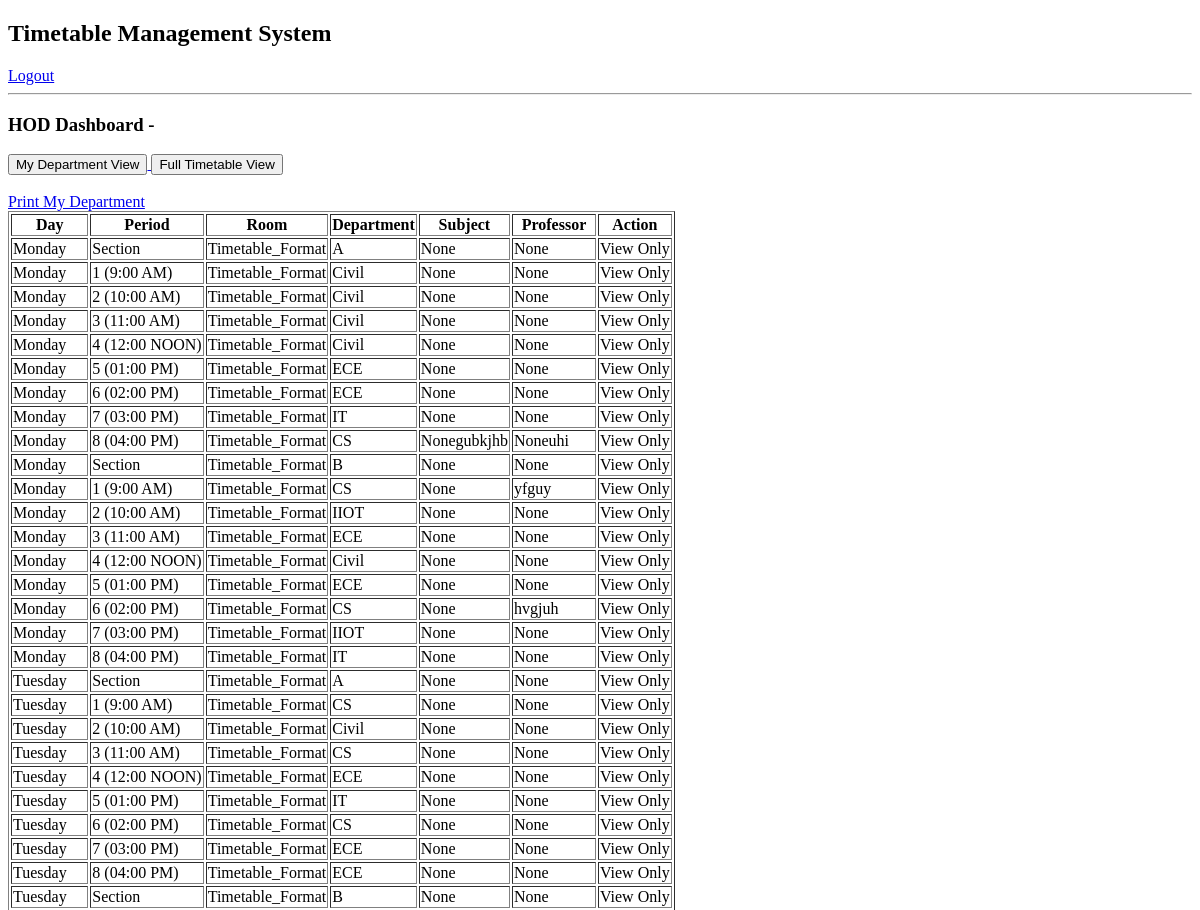
Before: /hod (signed in, upper part) with the older database file.
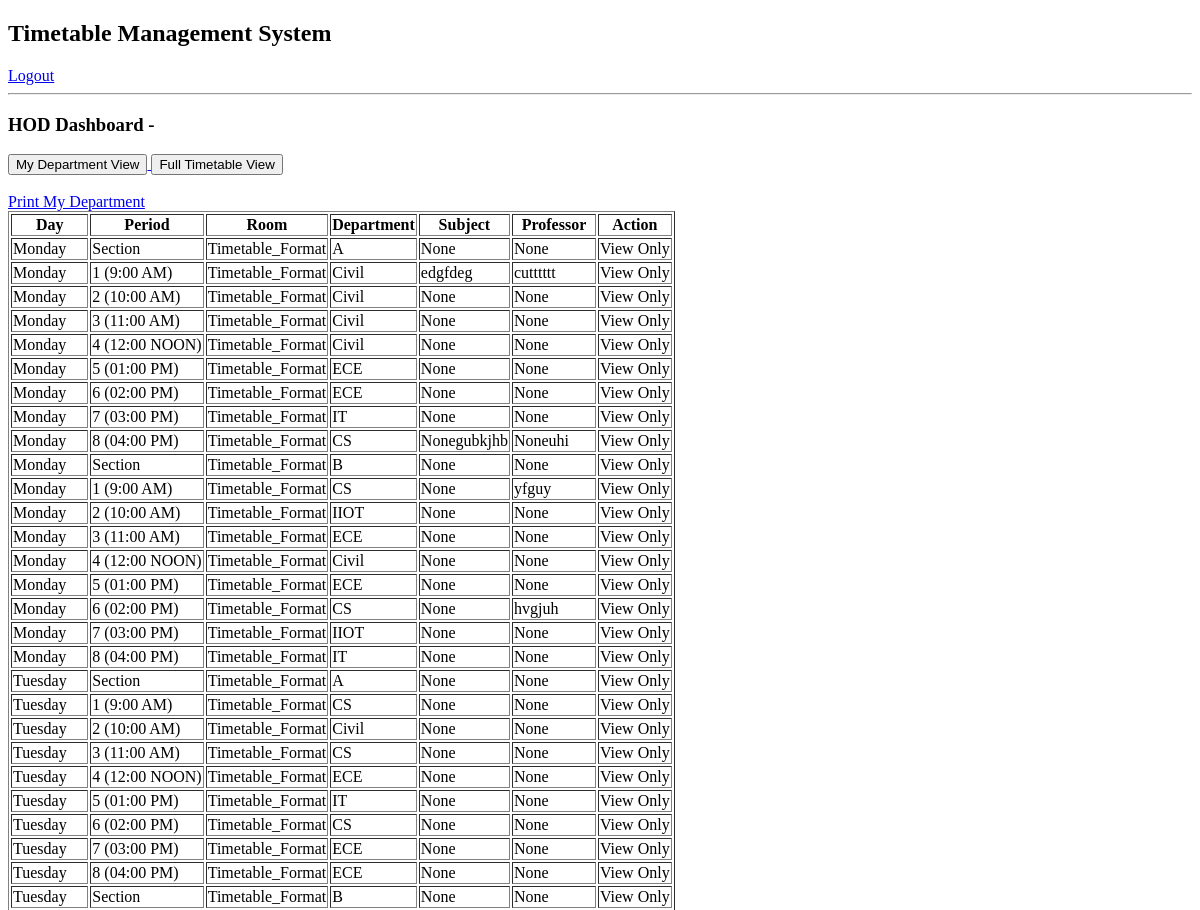
After: the same page with the newer database file.
### app.py (models this page shows)
class Timetable(db.Model):
    id = db.Column(db.Integer, primary_key=True)
    day = db.Column(db.String(20))
    period = db.Column(db.String(20))
    room = db.Column(db.String(50))
    department = db.Column(db.String(50))
    subject = db.Column(db.String(100))
    professor = db.Column(db.String(100))

### app.py (the view)
@app.route('/hod')
@login_required
def hod_dashboard():
    view = request.args.get("view", "full")
    if view == "own":
        entries = Timetable.query.filter_by(
            department=current_user.department
        ).all()
    else:
        entries = Timetable.query.all()
    return render_template(
        'hod_dashboard.html',
        entries=entries,
        view=view
    )

### app.py (called while the page is built)
@login_manager.user_loader
def load_user(user_id):
    return User.query.get(int(user_id))

### templates/hod_dashboard.html
{% extends "base.html" %}
{% block content %}
<h3>HOD Dashboard - {{ current_user.department }}</h3>
<a href="/hod?view=own">
    <button>My Department View</button>
</a>
<a href="/hod?view=full">
    <button>Full Timetable View</button>
</a>
<br><br>
<a href="/print">Print My Department</a>
<table border="1">
<tr>
    <th>Day</th>
    <th>Period</th>
    <th>Room</th>
    <th>Department</th>
    <th>Subject</th>
    <th>Professor</th>
    <th>Action</th>
</tr>
{% for entry in entries %}
<tr>
    <td>{{ entry.day }}</td>
    <td>{{ entry.period }}</td>
    <td>{{ entry.room }}</td>
    <td>{{ entry.department }}</td>
    {% if entry.department == current_user.department %}
    <form method="POST" action="/edit/{{ entry.id }}">
        <td>
            <input name="subject" value="{{ entry.subject }}">
        </td>
        <td>
            <input name="professor" value="{{ entry.professor }}">
        </td>
        <td>
            <button type="submit">Save</button>
        </td>
    </form>
    {% else %}
        {% if view == "full" %}
            <td>{{ entry.subject }}</td>
            <td>{{ entry.professor }}</td>
            <td>View Only</td>
        {% endif %}
    {% endif %}
</tr>
{% endfor %}
</table>
{% endblock %}

### templates/base.html (shortened to what this page needs)
<!DOCTYPE html>
<html>
<head>
</head>
<body>
    <h2>Timetable Management System</h2>
    <a href="/logout">Logout</a>
    <hr>
    {% block content %}{% endblock %}
</body>
</html>

Changed rows visible on the page:
changed Timetable: subject "None" → "edgfdeg"; professor "None" → "cutttttt"
